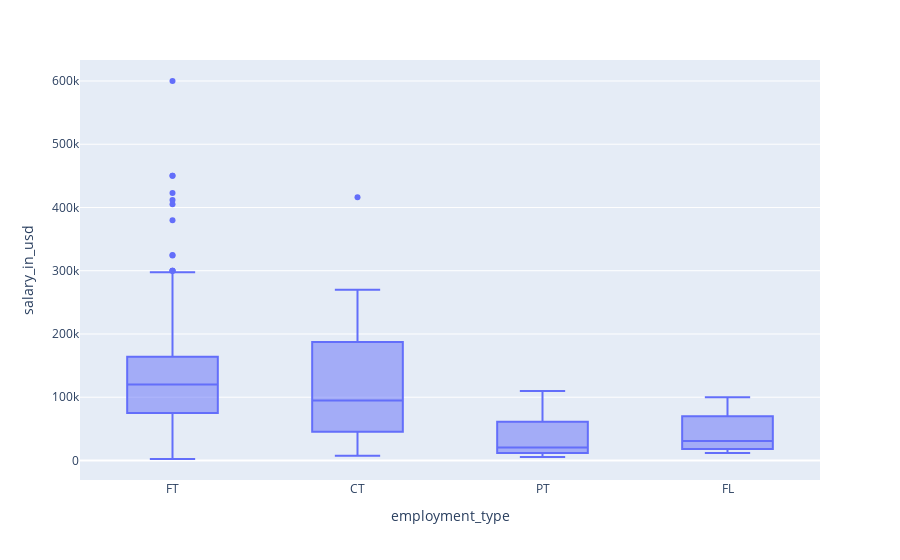

Source (notebook cell):
### Markdown cell above
#### Analysis :
    
    We can observe from the plot that Median salary of Excutives is highest and median salary of Entry level executives are lowest.

### Code cell
fig = px.box(df, x="employment_type", y="salary_in_usd")
fig.show()

### Figure 1 — Plotly figure (JSON) as saved in the notebook; plotly's stock layout.template omitted (floating-point values rounded to 4 significant figures; data arrays with more than 128 entries replaced by an {"elided": "..."} marker saying what was removed)
{"data": [{"alignmentgroup": "True", "hovertemplate": "employment_type=%{x}<br>salary_in_usd=%{y}<extra></extra>", "legendgroup": "", "marker": {"color": "#636efa"}, "name": "", "notched": false, "offsetgroup": "", "orientation": "v", "showlegend": false, "type": "box", "x": {"elided": "1195 str values"}, "x0": " ", "xaxis": "x", "y": {"elided": "1195 int values"}, "y0": " ", "yaxis": "y"}], "layout": {"boxmode": "group", "legend": {"tracegroupgap": 0}, "margin": {"t": 60}, "xaxis": {"anchor": "y", "domain": [0, 1], "title": {"text": "employment_type"}}, "yaxis": {"anchor": "x", "domain": [0, 1], "title": {"text": "salary_in_usd"}}}}
